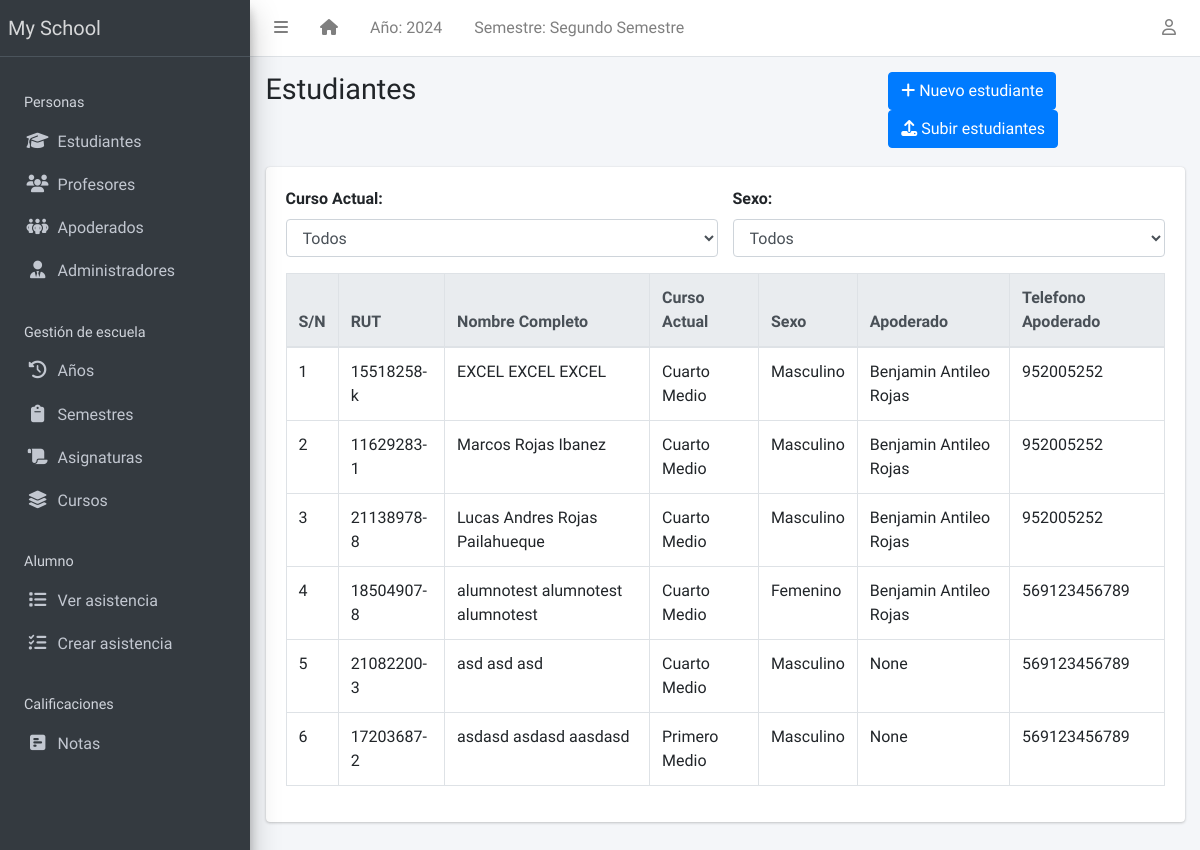
/student/list (signed in), run on an earlier commit of the app's database.
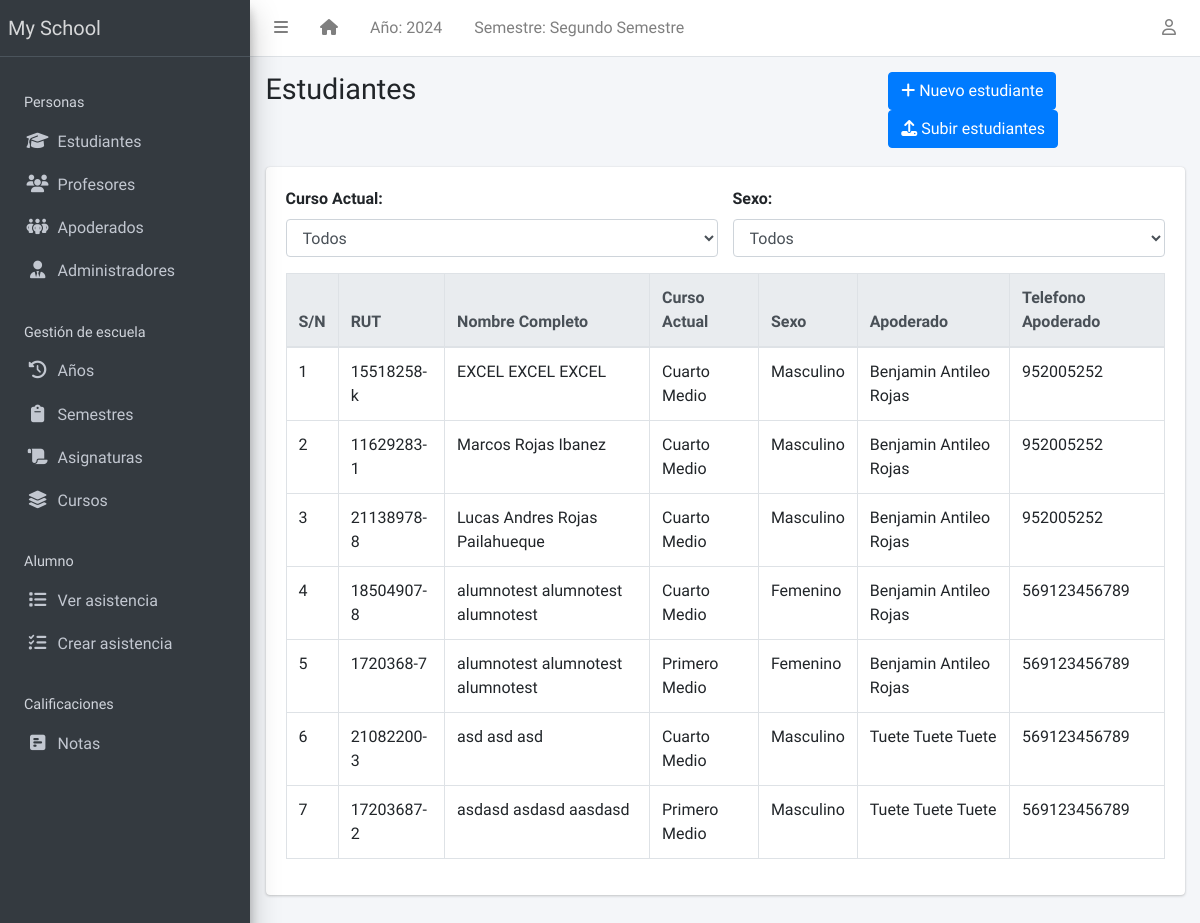
And on a later commit of the database.
### apps/corecode/models.py (models this page shows, shortened)
class AcademicSession(models.Model):
    name = models.CharField(max_length=200, unique=True)
    current = models.BooleanField(default=True)
    class Meta:
        ordering = ["-name"]

class AcademicTerm(models.Model):
    name = models.CharField(max_length=20, unique=True)
    current = models.BooleanField(default=True)
    class Meta:
        ordering = ["name"]

class SiteConfig(models.Model):
    key = models.SlugField()
    value = models.CharField(max_length=200)

class StudentClass(models.Model):
    name = models.CharField(max_length=200, unique=True)
    class Meta:
        verbose_name = "Class"
        verbose_name_plural = "Classes"
        ordering = ["name"]
    def __str__(self):
        return self.name

### apps/students/models.py (models this page shows, shortened)
class Student(models.Model):
    STATUS_CHOICES = [("activo", "Activo"), ("inactivo", "Inactivo")]
    GENDER_CHOICES = [("masculino", "Masculino"), ("femenino", "Femenino")]
    estado = models.CharField(max_length=10, choices=STATUS_CHOICES, default="activo")
    rut_regex = RegexValidator(
        regex=r"^\d{1,2}\d{3}\d{3}-[0-9kK]{1}$",
        message="El RUT debe estar en el formato 'XXXXXXXX-X'"
    )
    rut = models.CharField(max_length=12, unique=True, validators=[rut_regex], blank=True)
    apellido_paterno = models.CharField(max_length=200)
    apellido_materno = models.CharField(max_length=200)
    nombres = models.CharField(max_length=200, blank=True)
    sexo = models.CharField(max_length=10, choices=GENDER_CHOICES, default="masculino")
    fecha_nacimiento = models.DateField(default=timezone.now)
    curso_actual = models.ForeignKey(
        StudentClass, on_delete=models.SET_NULL, blank=True, null=True
    )
    fecha_admision = models.DateField(default=timezone.now)
    telefono_regex = RegexValidator(
        regex="^[0-9]{9,15}$", message="El número de teléfono no tiene el formato correcto."
    )
    telefono_apoderado = models.CharField(
        validators=[telefono_regex], max_length=15, blank=True
    )
    direccion = models.TextField(blank=True)
    observaciones = models.TextField(blank=True)
    email = models.EmailField(
        max_length=254, unique=True, validators=[EmailValidator()],
        blank=True, null=True
    )
    foto = models.ImageField(blank=True, upload_to="students/fotos/")
    representante = models.ForeignKey(
        "representatives.Representatives", on_delete=models.SET_NULL, null=True, blank=True, related_name="estudiantes"
    )
    subjects = models.ManyToManyField(Subject, related_name="students", blank=True)
    class Meta:
        ordering = ["apellido_paterno", "apellido_materno", "nombres"]

### apps/representatives/models.py (models this page shows, shortened)
class Representatives(models.Model):
    STATUS = [("activo", "Activo"), ("inactivo", "Inactivo")]
    GENDER = [("masculino", "Masculino"), ("femenino", "Femenino")]
    rut_regex = RegexValidator(
        regex=r"^\d{1,2}\d{3}\d{3}-[0-9kK]{1}$",
        message="El RUT debe estar en el formato 'XXXXXXXX-X'"
    )
    rut = models.CharField(max_length=12, unique=True, validators=[rut_regex], blank=True)
    estado = models.CharField(max_length=10, choices=STATUS, default="activo")
    apellido_paterno = models.CharField(max_length=200)
    apellido_materno = models.CharField(max_length=200)
    nombres = models.CharField(max_length=200, blank=True)
    sexo = models.CharField(max_length=10, choices=GENDER, default="masculino")
    fecha_nacimiento = models.DateField(default=timezone.now)
    fecha_admision = models.DateField(default=timezone.now)
    telefono_regex = RegexValidator(
        regex="^[0-9]{9,15}$", message="El número de teléfono no tiene el formato correcto."
    )
    telefono = models.CharField(
        validators=[telefono_regex], max_length=15, blank=True
    )
    direccion = models.TextField(blank=True)
    observaciones = models.TextField(blank=True)
    email = models.EmailField(
        max_length=254, unique=True, validators=[EmailValidator()],
        blank=True, null=True
    )
    foto = models.ImageField(blank=True, upload_to="students/fotos/")
    class Meta:
        ordering = ["apellido_paterno", "apellido_materno", "nombres"]
    def __str__(self):
        return f"{self.nombres} {self.apellido_paterno} {self.apellido_materno}"

### apps/students/views.py (the view)
# urls.py: path("list", StudentListView.as_view(), name="student-list"),
class StudentListView(LoginRequiredMixin, ListView):
    model = Student
    template_name = "students/student_list.html"

### apps/corecode/context_processors.py (called while the page is built)
def site_defaults(request):
    current_session = AcademicSession.objects.get(current=True)
    current_term = AcademicTerm.objects.get(current=True)
    vals = SiteConfig.objects.all()
    contexts = {
        "current_session": current_session.name,
        "current_term": current_term.name,
    }
    for val in vals:
        contexts[val.key] = val.value
    return contexts

### apps/templatetags/user_groups.py (called while the page is built)
@register.filter
def in_group(user, group_id):
    return user.groups.filter(id=group_id).exists()

### apps/students/templates/students/student_list.html (shortened to what this page needs)
{% extends 'base.html' %}
{% block title %}Estudiantes{% endblock title %}
{% block breadcrumb %}
<a class="btn btn-primary" href="{% url 'student-create' %}"><i
    class="fas fa-plus"></i> Nuevo estudiante</a>
<a class="btn btn-primary" href="{% url 'upload-student-excel' %}"><i
    class="fas fa-upload"></i> Subir estudiantes</a>
{% endblock breadcrumb %}
{% block content %}
  <div class="row mb-3">
    <div class="col-md-6">
      <label for="filter-course" class="form-label" style="font-weight: bold;">Curso Actual:</label>
      <select id="filter-course" class="form-control">
        <option value="">Todos</option>
      </select>
    </div>
    <div class="col-md-6">
      <label for="filter-gender" class="form-label" style="font-weight: bold;">Sexo:</label>
      <select id="filter-gender" class="form-control">
        <option value="">Todos</option>
      </select>
    </div>
  </div>
  <div class="table-responsive">
    <table id="studenttable" class="table table-bordered table-hover" data-page-length='100'>
      <thead class="thead-light">
        <tr>
          <th>S/N</th>
          <th>RUT</th>
          <th>Nombre Completo</th>
          <th>Curso Actual</th>
          <th>Sexo</th>
          <th>Apoderado</th>
          <th>Telefono Apoderado</th>
        </tr>
      </thead>
      <tbody>
        {% for student in object_list %}
          <tr class='clickable-row' data-href="{% url 'student-detail' student.id %}">
            <td>{{ forloop.counter}}</td>
            <td>{{ student.rut}}</td>
            <td>{{ student.nombres }} {{ student.apellido_paterno}} {{student.apellido_materno }}</td>
            <td>{{ student.curso_actual}}</td>
            <td>{{ student.get_sexo_display}}</td>
            <td>{{ student.representante}}</td>
            <td>{{ student.telefono_apoderado}}</td>
          </tr>
        {% endfor %}
      </tbody>
    </table>
  </div>
{% endblock content %}

### templates/base.html (shortened to what this page needs)
{% load static %}
{% load custom_templatetag %}
<!DOCTYPE html>
<html lang="en">
<head>
  <link rel="stylesheet" href="https://cdnjs.cloudflare.com/ajax/libs/dropzone/5.9.3/dropzone.min.css">
  <link rel="stylesheet" href="https://cdnjs.cloudflare.com/ajax/libs/font-awesome/6.6.0/css/all.min.css" />
  <link rel="stylesheet"
    href="{% static 'plugins/overlayScrollbars/css/OverlayScrollbars.min.css' %}">
  <link rel="stylesheet" href="{% static 'plugins/Datatables/datatables.min.css' %}" />
  <link rel="stylesheet" href="{% static 'dist/css/adminlte.min.css' %}">
</head>
<body
  class="hold-transition sidebar-mini layout-fixed layout-navbar-fixed layout-footer-fixed">
  <div class="wrapper">
    <nav class="main-header navbar navbar-expand navbar-white navbar-light">
      <ul class="navbar-nav">
        <li class="nav-item">
          <a class="nav-link" data-widget="pushmenu" href="#" role="button"><i
              class="fas fa-bars"></i></a>
        </li>
        <li class="nav-item d-none d-sm-inline-block">
          <a href="{% url 'home' %} " class="nav-link"><i class="fa fa-home"></i></a>
        </li>
        <li class="nav-item d-none d-sm-inline-block">
          <a href="{% url 'current-session' %}" class="nav-link">Año: {{ current_session }}</a>
        </li>
        <li class="nav-item d-none d-sm-inline-block">
          <a href="{% url 'current-session' %}" class="nav-link">Semestre: {{ current_term }}</a>
        </li>
      </ul>
      <ul class="navbar-nav ml-auto">
        <li class="nav-item dropdown">
          <a class="nav-link" data-toggle="dropdown" href="#">
            <i class="far fa-user"></i>
          </a>
        </li>
      </ul>
    </nav>
    <aside class="main-sidebar sidebar-dark-primary elevation-4">
      <a href="{% url 'home' %}" class="brand-link">{{ school_name | default:"MySchool" }}</a>
      <div class="sidebar">
        <nav class="mt-2">
          <ul class="nav nav-pills nav-sidebar flex-column" data-widget="treeview" role="menu" data-accordion="false">
            <li class="nav-header" style="padding: 1.7rem 1rem .5rem;">Personas</li>
            <li class="nav-item">
              <a href="{% url 'student-list' %}" class="nav-link">
                <i class="nav-icon fas fa-graduation-cap"></i>
                <p>
                  Estudiantes
                </p>
              </a>
            </li>
            <li class="nav-item">
              <a href="{% url 'teacher-list' %}" class="nav-link">
                <i class="nav-icon fas fa-users"></i>
                <p>
                  Profesores
                </p>
              </a>
            </li>
            <li class="nav-item">
              <a href="{% url 'representatives-list' %}" class="nav-link">
                <i class="nav-icon fas fa-people-group"></i>
                <p>
                  Apoderados
                </p>
              </a>
            </li>
            <li class="nav-item">
              <a href="{% url 'staff-list' %}" class="nav-link">
                <i class="nav-icon fas fa-user-tie"></i>
                <p>
                  Administradores
                </p>
              </a>
            </li>
            <li class="nav-header">Gestión de escuela</li>
            <li class="nav-item">
              <a href="{% url 'sessions' %}" class="nav-link">
                <i class="nav-icon fas fa-clock-rotate-left"></i>
                <p>
                  Años
                </p>
              </a>
            </li>
            <li class="nav-item">
              <a href="{% url 'terms' %}" class="nav-link">
                <i class="nav-icon fas fa-clipboard"></i>
                <p>
                  Semestres
                </p>
              </a>
            </li>
            <li class="nav-item">
              <a href="{% url 'subjects' %}" class="nav-link">
                <i class="nav-icon fas fa-scroll"></i>
                <p>
                  Asignaturas
                </p>
              </a>
            </li>
            <li class="nav-item">
              <a href="{% url 'classes' %}" class="nav-link">
                <i class="nav-icon fas fa-layer-group"></i>
                <p>
                  Cursos
                </p>
              </a>
            </li>
            <li class="nav-header" style="padding: 1.7rem 1rem .5rem;">Alumno</li>
            <li class="nav-item">
              <a href="{% url 'attendance-list' %}" class="nav-link">
                <i class="nav-icon fas fa-list"></i>
                <p>
                  Ver asistencia
                </p>
              </a>
            </li>
            <li class="nav-item">
              <a href="{% url 'attendance-list' %}" class="nav-link">
                <i class="nav-icon fas fa-list-check"></i>
                <p>
                  Crear asistencia
                </p>
              </a>
            </li>
            <li class="nav-header">Calificaciones</li>
            <li class="nav-item">
              <a href="{% url 'subject_list' %}" class="nav-link">
                <i class="nav-icon fas fa-square-poll-horizontal"></i>
                <p>
                  Notas
                </p>
              </a>
            </li>
          </ul>
        </nav>
      </div>
    </aside>
    <div class="content-wrapper">
      <section class="content-header">
        <div class="container-fluid">
          <div class="row mb-1">
            <div class="col-sm-8">
              <h1>{% block title %}{% endblock title %}</h1>
            </div>
            <div class="col-sm-4">
              <ol class="breadcrumb float-sm-right">
                <li class="breadcrumb-item">{% block breadcrumb %}{% endblock breadcrumb %}</li>
              </ol>
            </div>
          </div>
        </div>
      </section>
      <section class="content">
        <div class="container-fluid">
          <div class="row">
            <div class="col-md-12">
              {% block fullcard %}
              <div class="card">
                <div class="card-body">
                  <div class="row">
                    <div class="col">
                      {% block content %}
                      {% endblock content %}
                    </div>
                  </div>
                </div>
              </div>
              {% endblock fullcard %}
            </div>
          </div>
        </div>
      </section>
    </div>
  </div>
</body>
</html>

What changed in the data, as far as the page shows it:
added Student: rut "1720368-7", nombres "alumnotest", apellido_paterno "alumnotest", apellido_materno "alumnotest", curso_actual "Primero Medio", sexo "Femenino", representante "Benjamin Antileo Rojas", telefono_apoderado "569123456789"
changed Student "asd": representante "None" → "Tuete Tuete Tuete"
changed Student "asdasd": representante "None" → "Tuete Tuete Tuete"
